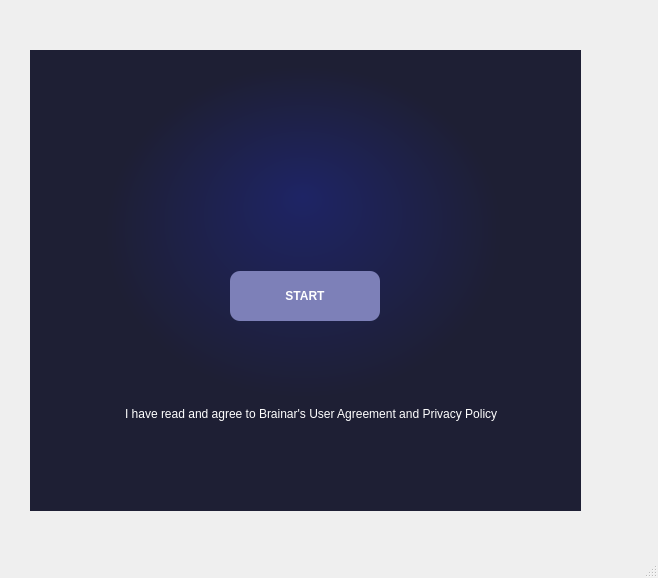
<?xml version="1.0" encoding="UTF-8"?>
<ui version="4.0">
 <class>InitWindow</class>
 <widget class="QMainWindow" name="InitWindow">
  <property name="geometry">
   <rect>
    <x>0</x>
    <y>0</y>
    <width>658</width>
    <height>578</height>
   </rect>
  </property>
  <property name="windowTitle">
   <string>MainWindow</string>
  </property>
  <property name="styleSheet">
   <string notr="true"/>
  </property>
  <widget class="QWidget" name="centralwidget">
   <widget class="QFrame" name="verticalFrame">
    <property name="geometry">
     <rect>
      <x>30</x>
      <y>50</y>
      <width>551</width>
      <height>461</height>
     </rect>
    </property>
    <property name="styleSheet">
     <string notr="true">background-color: qradialgradient(spread:reflect, cx:0.5, cy:0.5, radius:0.848864, fx:0.494624, fy:0.317818, stop:0 rgba(30, 36, 101, 255), stop:0.424731 rgba(30, 31, 52, 255));</string>
    </property>
    <layout class="QVBoxLayout" name="verticalLayout">
     <property name="sizeConstraint">
      <enum>QLayout::SetDefaultConstraint</enum>
     </property>
     <property name="leftMargin">
      <number>25</number>
     </property>
     <property name="rightMargin">
      <number>25</number>
     </property>
     <item>
      <spacer name="verticalSpacer_4">
       <property name="orientation">
        <enum>Qt::Vertical</enum>
       </property>
       <property name="sizeType">
        <enum>QSizePolicy::Expanding</enum>
       </property>
       <property name="sizeHint" stdset="0">
        <size>
         <width>20</width>
         <height>30</height>
        </size>
       </property>
      </spacer>
     </item>
     <item alignment="Qt::AlignHCenter|Qt::AlignVCenter">
      <widget class="QLabel" name="logo">
       <property name="sizePolicy">
        <sizepolicy hsizetype="Fixed" vsizetype="Preferred">
         <horstretch>0</horstretch>
         <verstretch>0</verstretch>
        </sizepolicy>
       </property>
       <property name="minimumSize">
        <size>
         <width>50</width>
         <height>50</height>
        </size>
       </property>
       <property name="maximumSize">
        <size>
         <width>250</width>
         <height>250</height>
        </size>
       </property>
       <property name="styleSheet">
        <string notr="true">background-color: rgba(255, 255, 255, 0);</string>
       </property>
       <property name="text">
        <string/>
       </property>
       <property name="pixmap">
        <pixmap>Logo_Brainar.png</pixmap>
       </property>
       <property name="scaledContents">
        <bool>true</bool>
       </property>
      </widget>
     </item>
     <item>
      <spacer name="verticalSpacer_3">
       <property name="orientation">
        <enum>Qt::Vertical</enum>
       </property>
       <property name="sizeType">
        <enum>QSizePolicy::MinimumExpanding</enum>
       </property>
       <property name="sizeHint" stdset="0">
        <size>
         <width>20</width>
         <height>10</height>
        </size>
       </property>
      </spacer>
     </item>
     <item alignment="Qt::AlignHCenter">
      <widget class="QPushButton" name="pushButton">
       <property name="sizePolicy">
        <sizepolicy hsizetype="Fixed" vsizetype="Fixed">
         <horstretch>0</horstretch>
         <verstretch>0</verstretch>
        </sizepolicy>
       </property>
       <property name="minimumSize">
        <size>
         <width>150</width>
         <height>50</height>
        </size>
       </property>
       <property name="styleSheet">
        <string notr="true">background-color: rgb(125, 128, 184);
border-radius: 10px;
font-weight: bold;
color: white;</string>
       </property>
       <property name="text">
        <string>START</string>
       </property>
      </widget>
     </item>
     <item>
      <spacer name="verticalSpacer_2">
       <property name="orientation">
        <enum>Qt::Vertical</enum>
       </property>
       <property name="sizeType">
        <enum>QSizePolicy::MinimumExpanding</enum>
       </property>
       <property name="sizeHint" stdset="0">
        <size>
         <width>20</width>
         <height>20</height>
        </size>
       </property>
      </spacer>
     </item>
     <item alignment="Qt::AlignHCenter">
      <widget class="QCheckBox" name="checkBox">
       <property name="sizePolicy">
        <sizepolicy hsizetype="Maximum" vsizetype="Fixed">
         <horstretch>200</horstretch>
         <verstretch>10</verstretch>
        </sizepolicy>
       </property>
       <property name="minimumSize">
        <size>
         <width>200</width>
         <height>15</height>
        </size>
       </property>
       <property name="styleSheet">
        <string notr="true">background-color: rgba(255, 255, 255, 0);
color: white;
</string>
       </property>
       <property name="text">
        <string>I have read and agree to Brainar's User Agreement and Privacy Policy</string>
       </property>
      </widget>
     </item>
     <item>
      <spacer name="verticalSpacer">
       <property name="orientation">
        <enum>Qt::Vertical</enum>
       </property>
       <property name="sizeType">
        <enum>QSizePolicy::MinimumExpanding</enum>
       </property>
       <property name="sizeHint" stdset="0">
        <size>
         <width>20</width>
         <height>20</height>
        </size>
       </property>
      </spacer>
     </item>
    </layout>
   </widget>
  </widget>
  <widget class="QMenuBar" name="menubar">
   <property name="geometry">
    <rect>
     <x>0</x>
     <y>0</y>
     <width>658</width>
     <height>21</height>
    </rect>
   </property>
  </widget>
  <widget class="QStatusBar" name="statusbar"/>
 </widget>
 <resources/>
 <connections/>
</ui>
